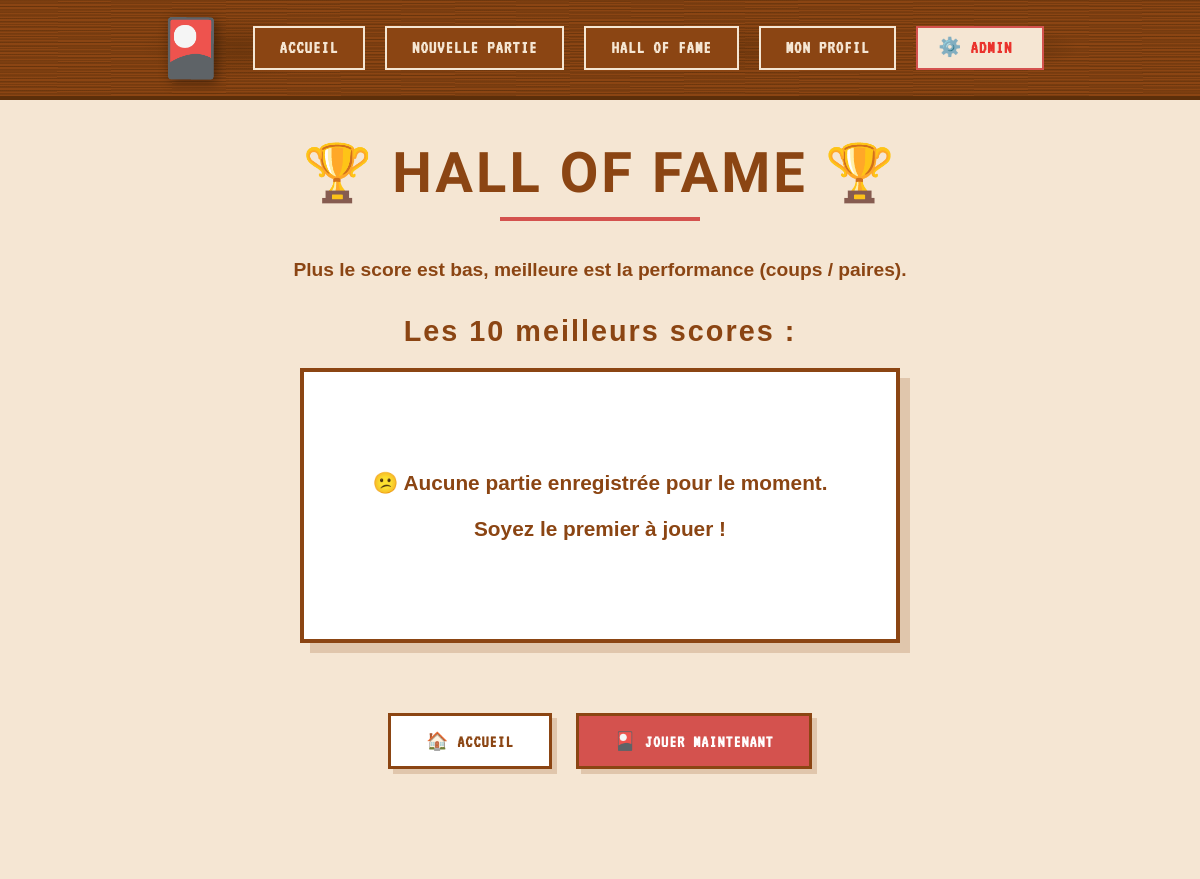
/leaderboard, run on an earlier commit of the app's database.
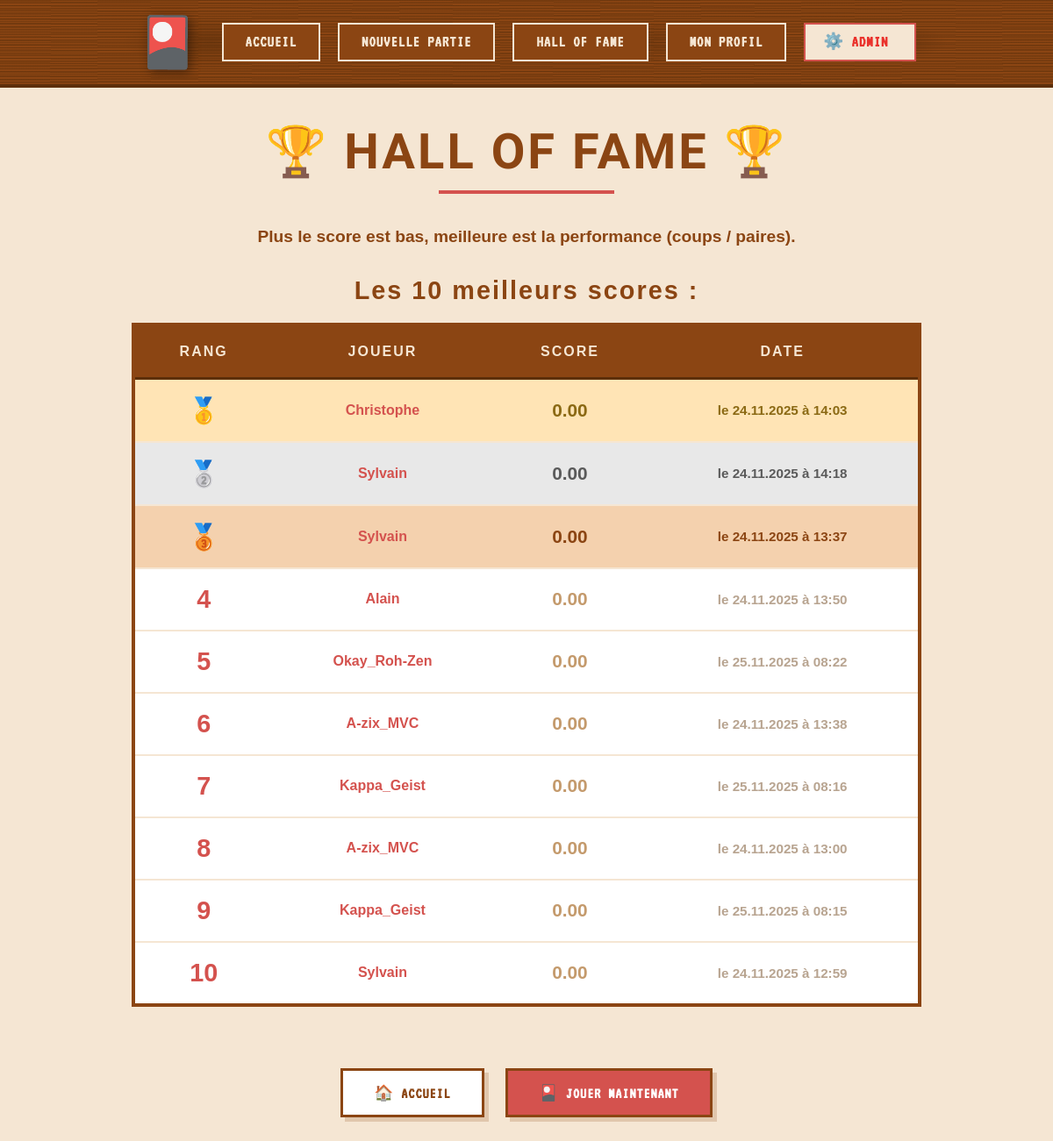
And on a later commit of the database.
### tables this page shows
CREATE TABLE `games` (
  `id` INT NOT NULL AUTO_INCREMENT,
  `player_name` VARCHAR(50) NOT NULL,
  `pairs` INT UNSIGNED NOT NULL,
  `moves` INT UNSIGNED NOT NULL,
  `score` DECIMAL(5,2) DEFAULT NULL,  
  `created_at` TIMESTAMP NULL DEFAULT CURRENT_TIMESTAMP,
  PRIMARY KEY (`id`),
  KEY `idx_player_name` (`player_name`),
  KEY `idx_created_at` (`created_at`)
);

### core/BaseController.php (called while the page is built, shortened)
<?php
class BaseController
{
    protected function render(string $view, array $params = []): void
    {
        extract($params, EXTR_SKIP);
        require __DIR__ . '/../app/Views/' . $view . '.php';
        $content = ob_get_clean();
        require __DIR__ . '/../app/Views/layouts/base.php';
    }
}

### app/Controllers/LeaderboardController.php (called while the page is built, shortened)
<?php
class LeaderboardController extends BaseController
{
    public function index()
    {
        $gameModel = new GameModel();
        $leaderboard = $gameModel->getTopScores(10);
        $this->render('leaderboard/index', [
            'title' => 'Hall of Fame',
            'leaderboard' => $leaderboard
        ]);
    }
}

### public/index.php (called while the page is built, shortened)
<?php
require_once __DIR__ . '/../core/helpers.php';
$router = new Router();
$router->get('/', 'App\Controllers\HomeController@index');
$router->get('/game', 'App\Controllers\GameController@start');
$router->post('/game/play', 'App\Controllers\GameController@play');
$router->get('/game/reset', 'App\Controllers\GameController@reset');
$router->post('/game/update-moves', 'App\Controllers\GameController@updateMoves');
$router->get('/leaderboard', 'App\Controllers\LeaderboardController@index');
$router->get('/profile', 'App\Controllers\ProfileController@show');
$router->get('/admin', 'App\Controllers\AdminController@index');
$router->post('/admin/reset', 'App\Controllers\AdminController@resetLeaderboard');
$router->post('/admin/clean', 'App\Controllers\AdminController@cleanOldGames');
$uri = $_SERVER['REQUEST_URI'];
$method = $_SERVER['REQUEST_METHOD'];
$router->dispatch($uri, $method);

### core/config.php (called while the page is built, shortened)
<?php
class Config
{
    private static array $config = [];
    public static function load(): void
    {
        if (!self::$config) {
            self::$config['BASE_PATH'] = defined('BASE_PATH') && BASE_PATH !== ''
                ? BASE_PATH
                : '/';
        }
    }
    public static function url(string $path = ''): string
    {
        $base = rtrim(self::$config['BASE_PATH'] ?? '/', '/');
        $path = ltrim($path, '/');
        return $path === '' ? $base . '/' : $base . '/' . $path;
    }
}

### core/helpers.php (called while the page is built)
<?php
if (!function_exists('url')) {
    function url(string $path = ''): string
    {
        return \Core\Config::url($path);
    }
}

### core/Database.php (called while the page is built, shortened)
<?php
class Database
{
    private static $pdo = null;
    public static function getPdo(): PDO
    {
        if (self::$pdo === null) {
            try {
                $host = $_ENV['DB_HOST'] ?? '127.0.0.1';
                $port = $_ENV['DB_PORT'] ?? '3306';
                $dbname = $_ENV['DB_NAME'] ?? 'memory_game';
                $user = $_ENV['DB_USER'] ?? 'root';
                $password = $_ENV['DB_PASSWORD'] ?? '';
                self::$pdo = new PDO(
                    "mysql:host=$host;port=$port;dbname=$dbname;charset=utf8mb4",
                    $user,
                    $password,
                    [
                        PDO::ATTR_ERRMODE => PDO::ERRMODE_EXCEPTION,
                        PDO::ATTR_DEFAULT_FETCH_MODE => PDO::FETCH_ASSOC,
                        PDO::ATTR_EMULATE_PREPARES => false
                    ]
                );
            } catch (PDOException $e) {
                error_log("Erreur de connexion BDD : " . $e->getMessage());
                die("Erreur de connexion à la base de données");
            }
        }
        return self::$pdo;
    }
    private static function loadEnv(): void
    {
        $envFile = __DIR__ . '/../.env';
        if (!file_exists($envFile)) {
            return;
        }
    }
}

### app/Models/GameModel.php (called while the page is built, shortened)
<?php
class GameModel
{
    public function getTopScores(int $limit = 10): array
    {
        $stmt = Database::getPdo()->prepare(
            'SELECT player_name, moves, score, created_at
             FROM games
             WHERE moves > 0
             ORDER BY moves ASC, created_at ASC
             LIMIT :limit'
        );
        $stmt->bindValue(':limit', $limit, \PDO::PARAM_INT);
        $stmt->execute();
        return $stmt->fetchAll(\PDO::FETCH_ASSOC);
    }
}

### app/Views/leaderboard/index.php (the view, shortened to what this page needs)
<h1>🏆 <?= htmlspecialchars($title ?? 'Hall of Fame', ENT_QUOTES, 'UTF-8') ?> 🏆</h1>
<p class="leaderboard-description">Plus le score est bas, meilleure est la performance (coups / paires).</p>
<h2>Les 10 meilleurs scores :</h2>
<?php if (isset($leaderboard) && !empty($leaderboard)): ?>
    <div class="leaderboard-container">
        <table class="leaderboard-table">
            <thead>
                <tr>
                    <th class="rank">Rang</th>
                    <th class="player">Joueur</th>
                    <th class="score">Score</th>
                    <th class="date">Date</th>
                </tr>
            </thead>
            <tbody>
                <?php foreach ($leaderboard as $index => $entry): ?>
                    <tr class="rank-<?= $index + 1 ?>">
                        <td class="rank">
                            <?php if ($index === 0): ?>
                                🥇
                            <?php elseif ($index === 1): ?>
                                🥈
                            <?php elseif ($index === 2): ?>
                                🥉
                            <?php else: ?>
                                <?= $index + 1 ?>
                            <?php endif; ?>
                        </td>
                        <td class="player">
                            <a href="<?= url('/profile?player=' . urlencode($entry['player_name'])) ?>">
                                <?= htmlspecialchars($entry['player_name'], ENT_QUOTES, 'UTF-8') ?>
                            </a>
                        </td>
                        <td class="score">
                            <?= number_format($entry['score'], 2) ?>
                        </td>
                        <td class="date">
                            le
                            <?= date('d.m.Y', strtotime($entry['created_at'])) ?>
                            à
                            <?= date('H:i', strtotime($entry['created_at'])) ?>
                        </td>
                    </tr>
                <?php endforeach; ?>
            </tbody>
        </table>
    </div>
<?php else: ?>
    <div class="no-data">
        <p>😕 Aucune partie enregistrée pour le moment.</p>
        <p>Soyez le premier à jouer !</p>
    </div>
<?php endif; ?>
<div class="actions">
    <a href="<?= url('/') ?>" class="btn">🏠 Accueil</a>
    <a href="<?= url('/game') ?>" class="btn btn-primary">
        <span style="display: none;">🎴</span>
        Jouer maintenant
    </a>
</div>

### core/Router.php (shortened to what this page needs)
<?php
class Router
{
    private array $routes = ['GET' => [], 'POST' => []];
    public function get(string $path, string $action): void
    {
        $this->routes['GET'][$path] = $action;
    }
    public function post(string $path, string $action): void
    {
        $this->routes['POST'][$path] = $action;
    }
    public function dispatch(string $uri, string $method): void
    {
        $path = parse_url($uri, PHP_URL_PATH) ?? '/';
        foreach ($this->routes[$method] ?? [] as $route => $action) {
            if ($route === $path) {
                [$class, $ctrlMethod] = explode('@', $action);
                $controller = new $class();
                $controller->$ctrlMethod();
                return;
            }
        }
    }
}

### app/Views/layouts/base.php (shortened to what this page needs)
<!doctype html>
<html lang="fr">
<head>
  <link rel="stylesheet" href="<?= url('/assets/css/style.css') ?>">
</head>
<body>
  <nav>
    <a class="logo-style" href="<?= url('/') ?>" aria-label="Retour à l'accueil">
      <span class="nav-logo-emoji" style="display: none;" role="img" aria-label="Carte Hanafuda">🎴</span>
    </a>
    <div class="nav-links">
        <a href="<?= url('/') ?>">Accueil</a>
        <a href="<?= url('/game/reset') ?>">Nouvelle partie</a>
        <a href="<?= url('/leaderboard') ?>">Hall of Fame</a>
        <a href="<?= url('/profile') ?>">Mon profil</a>
        <a href="<?= url('/admin') ?>" class="nav-admin">⚙️ Admin</a>
    </div>
  </nav>
  <main>
    <?= $content ?>
  </main>
</body>
</html>

What changed in the data, as far as the page shows it:
added games: player_name "Christophe", score "0.00", created_at "24.11.2025", created_at "14:03"
added games: player_name "Sylvain", score "0.00", created_at "24.11.2025", created_at "14:18"
added games: player_name "Sylvain", score "0.00", created_at "24.11.2025", created_at "13:37"
added games: player_name "Alain", score "0.00", created_at "24.11.2025", created_at "13:50"
added games: player_name "Okay_Roh-Zen", score "0.00", created_at "25.11.2025", created_at "08:22"
added games: player_name "A-zix_MVC", score "0.00", created_at "24.11.2025", created_at "13:38"
added games: player_name "Kappa_Geist", score "0.00", created_at "25.11.2025", created_at "08:16"
added games: player_name "A-zix_MVC", score "0.00", created_at "24.11.2025", created_at "13:00"
added games: player_name "Kappa_Geist", score "0.00", created_at "25.11.2025", created_at "08:15"
added games: player_name "Sylvain", score "0.00", created_at "24.11.2025", created_at "12:59"
Also different on the page:
list line gone: "😕 Aucune partie enregistrée pour le moment. Soyez le premier à jouer !"
new list line: "RANG JOUEUR SCORE DATE"
